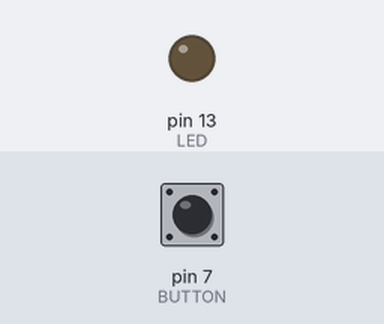
Bench run of a sketch on a simulated Arduino Uno, built with avr-gcc and run on an emulated ATmega328P. Parts: output pins drawn as LEDs (lit = HIGH). Inputs (shaded band) come from the test bench; at power-on: pin 7 (BUTTON) LOW.

Above: at 1.2 s.
1.3 s: pin 7 (BUTTON) pulled HIGH for 0.15 s
At 1.37 s:
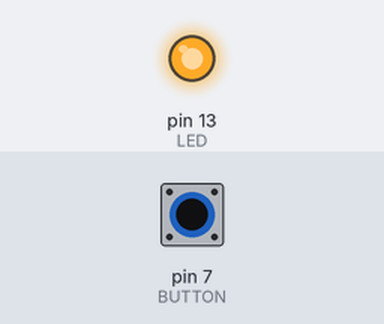
2.9 s: pin 7 (BUTTON) pulled HIGH for 3.2 s
At 7.4 s:
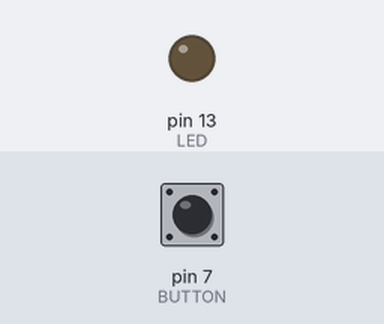
Timing chart, 0 to 8.9 s (numbered marks = the images above; inputs shaded):
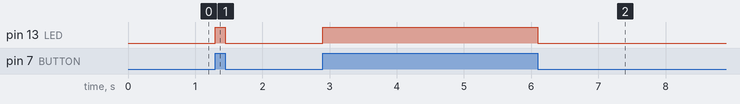

The sketch:

push-button.ino
```cpp
const int LED = 13;
const int BUTTON = 7;

int input = 0;

void setup() {
  pinMode(LED, OUTPUT);
  pinMode(BUTTON, INPUT);
}

void loop() {
  input = digitalRead(BUTTON);
  digitalWrite(LED, input);
}
```

Measured:
- after the input at 1.3 s, pin 13 (LED): LOW → HIGH at once, → LOW 0.15 s later
- after the input at 2.9 s, pin 13 (LED): LOW → HIGH at once, → LOW 3.2 s later
